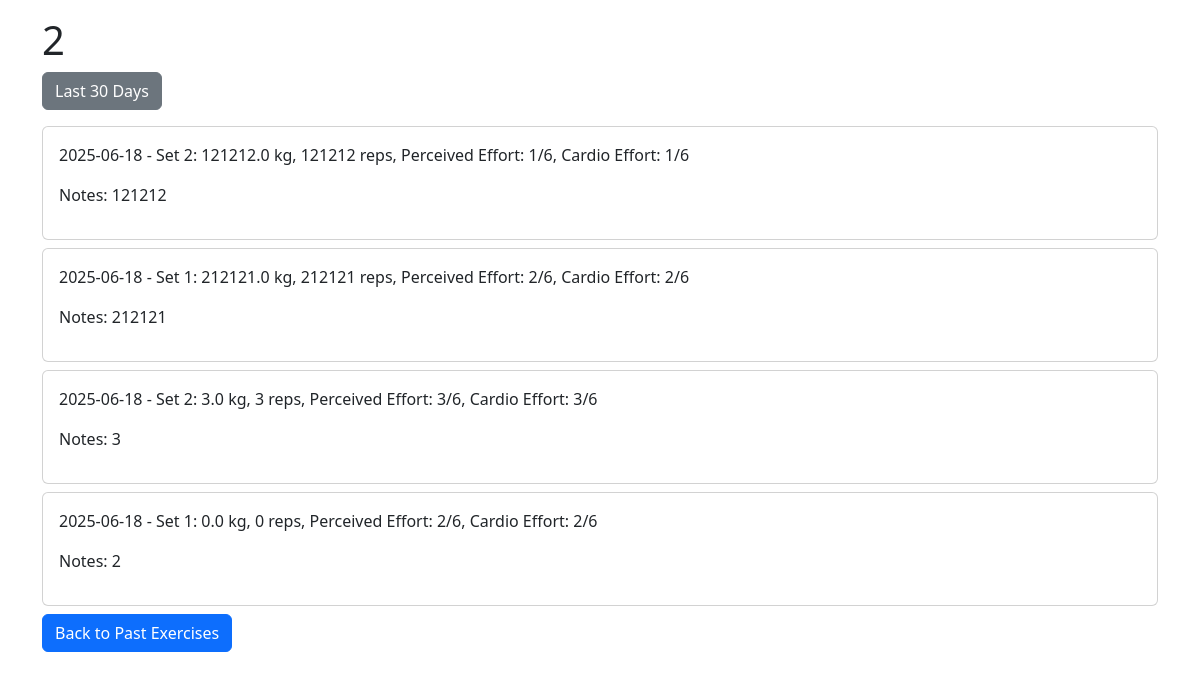
The app's page /past_exercises/2 with its own data.
### app.py (models this page shows)
class Exercise(db.Model):
    id = db.Column(db.Integer, primary_key=True)
    name = db.Column(db.String(100), unique=True)

class WorkoutSet(db.Model):
    id = db.Column(db.Integer, primary_key=True)
    workout_id = db.Column(db.Integer, db.ForeignKey('workout.id'))
    exercise_id = db.Column(db.Integer, db.ForeignKey('exercise.id'))
    set_number = db.Column(db.Integer)
    weight = db.Column(db.Float)
    reps = db.Column(db.Integer)
    f = db.Column(db.Integer, nullable=True)  # Perceived effort (1-6, null if "-")
    c = db.Column(db.Integer, nullable=True)  # Cardio effort (1-6, null if "-")
    notes = db.Column(db.Text)
    workout = db.relationship('Workout', backref='sets')

class Workout(db.Model):
    id = db.Column(db.Integer, primary_key=True)
    title = db.Column(db.String(100))
    date = db.Column(db.Date)
    duration = db.Column(db.Integer)  # in seconds
    timestamp = db.Column(db.DateTime, default=datetime.utcnow)

### app.py (the view)
@app.route('/past_exercises/<int:exercise_id>')
def exercise_history(exercise_id):
    exercise = Exercise.query.get_or_404(exercise_id)
    sets = WorkoutSet.query.filter_by(exercise_id=exercise_id).order_by(WorkoutSet.workout_id.desc()).all()
    filter_days = request.args.get('filter', default=None)
    if filter_days == '30days':
        from datetime import timedelta
        cutoff = datetime.now() - timedelta(days=30)
        sets = [s for s in sets if s.workout.date >= cutoff.date()]
    return render_template('exercise_history.html', exercise=exercise, sets=sets)

### templates/exercise_history.html (shortened to what this page needs)
<!DOCTYPE html>
<html>
<head>
    <link href="https://cdn.jsdelivr.net/npm/bootstrap@5.3.0/dist/css/bootstrap.min.css" rel="stylesheet">
    <link href="{{ url_for('static', filename='style.css') }}" rel="stylesheet">
</head>
<body>
    <div class="container py-3">
        <h1>{{ exercise.name }}</h1>
        <a href="{{ url_for('exercise_history', exercise_id=exercise.id, filter='30days') }}" class="btn btn-secondary mb-3">Last 30 Days</a>
        {% for set in sets %}
            <div class="card mb-2">
                <div class="card-body">
                    <p>{{ set.workout.date }} - Set {{ set.set_number }}: {{ set.weight }} kg, {{ set.reps }} reps, Perceived Effort: {{ set.f or '-' }}/6, Cardio Effort: {{ set.c or '-' }}/6</p>
                    <p>Notes: {{ set.notes or 'None' }}</p>
                </div>
            </div>
        {% endfor %}
        <a href="{{ url_for('past_exercises') }}" class="btn btn-primary back-button">Back to Past Exercises</a>
    </div>
</body>
</html>

### records on screen
Exercise: name "2"
WorkoutSet: workout "2025-06-18", set_number "2", weight "121212.0", reps "121212", f "1", c "1", notes "121212"
WorkoutSet: workout "2025-06-18", set_number "1", weight "212121.0", reps "212121", f "2", c "2", notes "212121"
WorkoutSet: workout "2025-06-18", set_number "2", weight "3.0", reps "3", f "3", c "3", notes "3"
WorkoutSet: workout "2025-06-18", set_number "1", weight "0.0", reps "0", f "2", c "2", notes "2"
